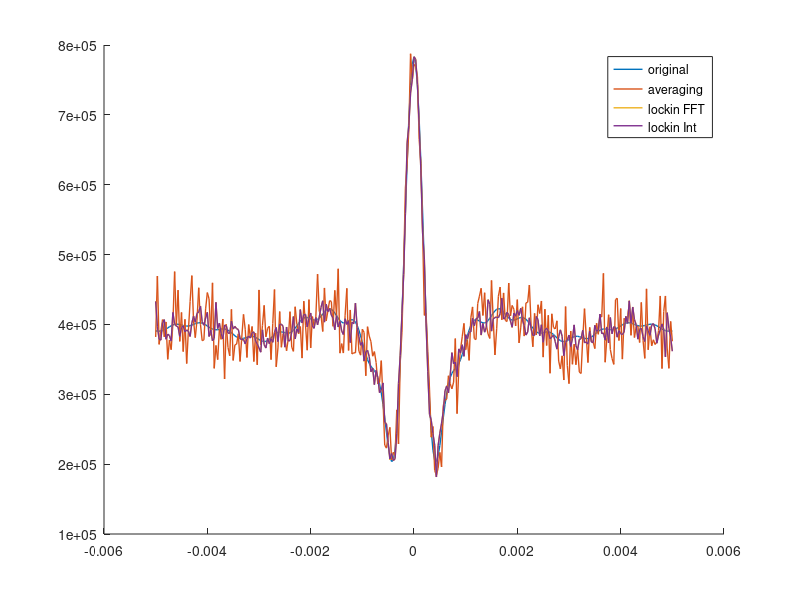

Here is the MATLAB script that generated this plot: (Note: this script raises an error after producing the figure.)
Npt = 301;

%% Interferogram
sigma  = linspace(400, 2000, Npt);  % см^-1

h   = 6.62607015e-27;      % erg·s
c   = 2.99792458e10;       % cm/s
kB  = 1.380649e-16;        % erg/K
c2  = h*c/kB;              % cm·K 
T   = 400;                 % K

Tsig = (2 * h * c^2) .* sigma.^3 ./ (exp(c2 * sigma / T) - 1);

halfway = 0.005;
Delta = linspace(-halfway, halfway, Npt);     % OPD, см

I = zeros(Npt,1);
for k = 1:numel(Delta)
    I(k) = trapz(sigma, Tsig.*(1+cos(2*pi*sigma*Delta(k))));
end

%% Noise
npt = 2001;
noiseLVL = 1;

A = repmat(I, 1, npt);
% noise = rand(size(A)) - 0.5 * ones(size(A));    %flat
noise = [];
for i = 1:Npt
    idx = [1, sort(randperm(npt-2,poissrnd(250))+1), npt];
    nos = nan(1, npt);
    nos(idx) = rand(size(idx))-0.5;
    nos = fillmissing(nos, 'linear');
    noise = [noise; nos];
end

Anoisy = A + 2 * max(A(:)) * noiseLVL * noise;

%% Average

Iaver = mean(Anoisy, 2);

%% Chopper
closed = 5;
open = 5;
chopper = [zeros(1, closed), ones(1, open)];
chopper = repmat(chopper, 1, ceil(npt/numel(chopper)));
chopper = chopper(1:npt);

Achop = A .* chopper + 2 * max(A(:)) * noiseLVL * noise;

%% Lockin 
t = linspace(0, npt, npt);
sinn = sin(2 * pi * t / (closed + open));
coss = cos(2 * pi * t / (closed + open));

f1 = Achop .* sinn;
g1 = Achop .* coss;

f2 = mean(f1, 2);
g2 = mean(g1, 2);

IlockinGEF = sqrt(f2 .^2 + g2 .^2);

fltr = 1;
                                        % -- SIN --
lockin = fft(f1, [], 2);                % filtering
lockin(:, fltr+1:end-fltr) = 0;  

lockin = real(ifft(lockin, [], 2));     % restoring
l = mean(lockin, 2);

                                        % -- COS --
lockinA = fft(g1, [], 2);               % filtering
lockinA(fltr+1:end-fltr) = 0;

lockinA = real(ifft(lockinA, [], 2));   % restoring
lA = mean(lockinA, 2);      

Ilockin = sqrt(l .^2 + lA .^2);

%% Plots
figure
hold on
plot(Delta, I,"DisplayName", "original", "LineWidth", 1); 
plot(Delta, Iaver, "DisplayName", "averaging", "LineWidth", 1); 
plot(Delta, Ilockin ./max(Ilockin) .*max(I), "DisplayName", "lockin FFT", "LineWidth", 1); 
plot(Delta, IlockinGEF ./max(IlockinGEF) .*max(I), "DisplayName", "lockin Int", "LineWidth", 1); 

leg = legend;
leg.FontSize = 24;
grid on;

xlabel('\Delta, cm'); ylabel('I');